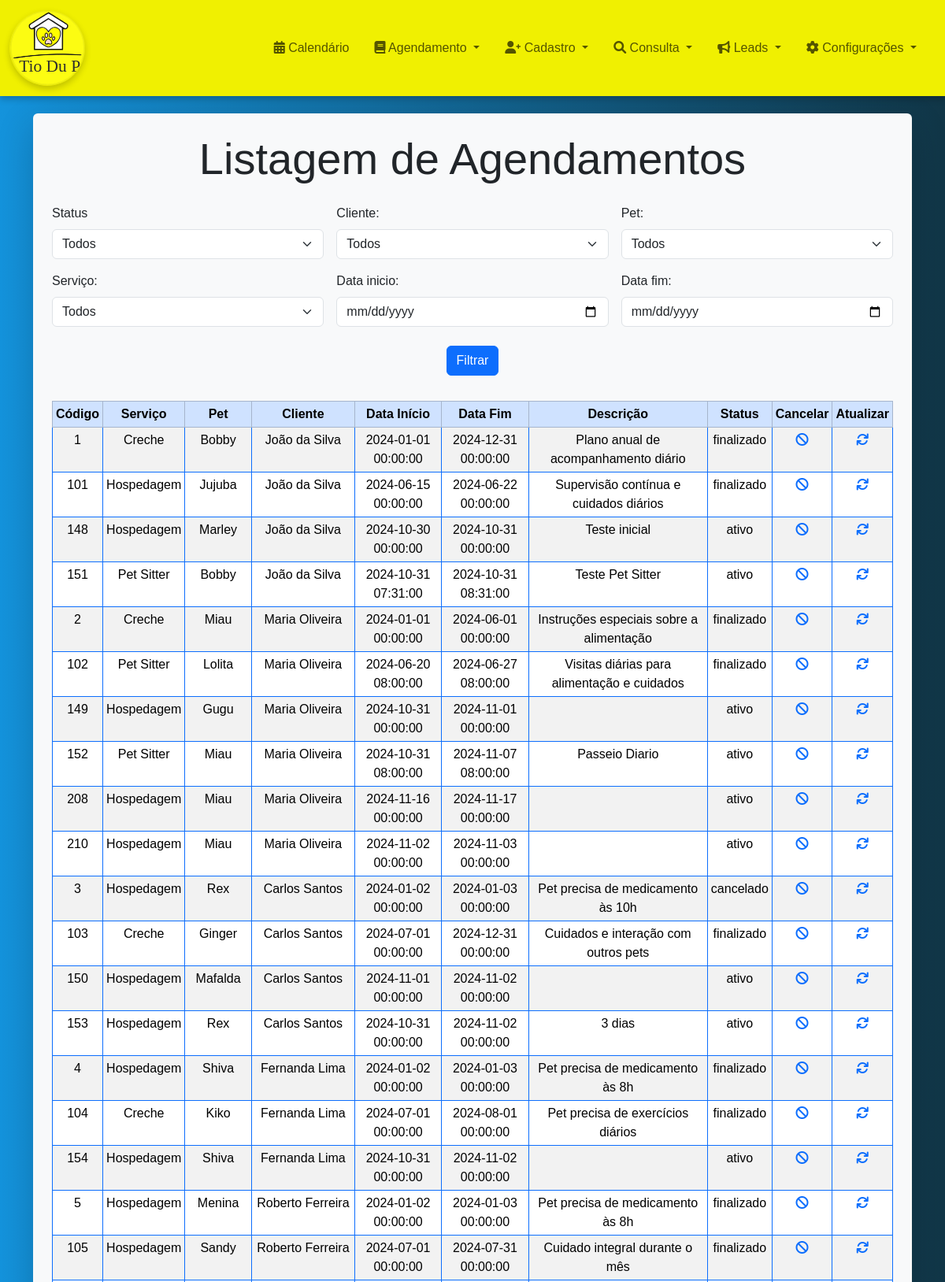
The page /office/calendar_agendamento_listar.php (signed in, upper part) on the database its author committed.
### tables this page shows
CREATE TABLE `agendamento` (
  `id_evento` int(11) NOT NULL,
  `pet_id` int(11) NOT NULL,
  `cliente_id` int(11) NOT NULL,
  `veterinario_id` int(11) DEFAULT NULL,
  `servico_id` int(11) NOT NULL,
  `titulo` varchar(255) NOT NULL,
  `descricao` text DEFAULT NULL,
  `localizacao` varchar(255) DEFAULT NULL,
  `data_inicio` datetime NOT NULL,
  `data_fim` datetime NOT NULL,
  `dia_completo` tinyint(1) DEFAULT 0,
  `status` varchar(50) DEFAULT 'Agendado',
  `data_criacao` timestamp NOT NULL DEFAULT current_timestamp(),
  `data_atualizacao` timestamp NOT NULL DEFAULT current_timestamp() ON UPDATE current_timestamp()
);

CREATE TABLE `servico` (
  `id` int(10) NOT NULL,
  `servico` varchar(50) NOT NULL,
  `tipo` varchar(50) NOT NULL,
  `preco` decimal(10,2) NOT NULL
);

CREATE TABLE `pet` (
  `id` int(11) NOT NULL,
  `cliente_id` int(11) NOT NULL,
  `veterinario_id` int(11) NOT NULL,
  `foto_pet` varchar(255) DEFAULT NULL,
  `nome` varchar(50) NOT NULL,
  `sexo` varchar(50) NOT NULL,
  `especie` varchar(30) NOT NULL,
  `raca` varchar(50) DEFAULT NULL,
  `cor` varchar(50) DEFAULT NULL,
  `idade` int(11) DEFAULT NULL,
  `porte` varchar(20) DEFAULT NULL,
  `rga` varchar(50) DEFAULT NULL
);

CREATE TABLE `cliente` (
  `id` int(11) NOT NULL,
  `nome` varchar(100) NOT NULL,
  `cpf` varchar(14) NOT NULL,
  `telefone` varchar(15) NOT NULL,
  `email` varchar(100) NOT NULL,
  `endereco` varchar(100) DEFAULT NULL,
  `numero` varchar(10) DEFAULT NULL,
  `complemento` varchar(20) DEFAULT NULL,
  `bairro` varchar(50) NOT NULL,
  `cep` varchar(10) NOT NULL,
  `cidade` varchar(50) NOT NULL,
  `estado` varchar(2) NOT NULL
);

### office/calendar_agendamento_listar.php (the view, shortened to what this page needs)
<?php
include 'office_header.php';
include 'conexaoAction.php';
$filtro_datainicio = isset($_GET['data_inicio']) ? $_GET['data_inicio'] : '';
$filtro_datafim = isset($_GET['data_fim']) ? $_GET['data_fim'] : '';
$sql = "SELECT agendamento.*, cliente.nome AS nome_cliente, pet.nome AS nome_pet, servico.tipo AS tipo_servico
        FROM agendamento
        JOIN cliente ON agendamento.cliente_id = cliente.id
        JOIN pet ON agendamento.pet_id = pet.id
        JOIN servico ON agendamento.servico_id = servico.id
        WHERE 1=1";
$resultado = $conexao->query($sql);
?>
<head>
</head>
<body>
<section>
    <div class="container mt-4">
        <div class="form-container shadow-lg p-4 rounded">
            <h1 class="text-center mb-4 display-4">Listagem de Agendamentos</h1>
            <form method="GET" action="" class="mb-2">
                <div class="row g-3">
                    <div class="col-md-4">
                            <label for="status" class="form-label">Status</label>
                            <select name="status" id="status" class="form-select">
                                <option value="">Todos</option>
                            </select>
                    </div>
                    <div class="col-md-4">
                            <label for="cliente_id" class="form-label">Cliente:</label>
                            <select name="cliente_id" class="form-select">
                                <option value="">Todos</option>
                            </select>
                    </div>
                    <div class="col-md-4">
                            <label for="pet_id" class="form-label">Pet:</label>
                            <select name="pet_id" class="form-select">
                                <option value="">Todos</option>
                            </select>
                    </div>
                    <div class="col-md-4">
                            <label for="servico_id" class="form-label">Serviço:</label>
                            <select name="servico_id" class="form-select">
                                <option value="">Todos</option>
                            </select>
                    </div>
                    <div class="col-md-4">
                            <label for="data_inicio" class="form-label">Data inicio:</label>
                            <input type="date" name="data_inicio" value="<?= $filtro_datainicio ?>" class="form-control">
                    </div>
                    <div class="col-md-4">
                            <label for="data_fim" class="form-label">Data fim:</label>
                            <input type="date" name="data_fim" value="<?= $filtro_datafim ?>" class="form-control">
                    </div>
                    <div class="text-center mt-4">
                        <input type="submit" value="Filtrar" class="btn btn-primary">
                    </div>
                </div>
            </form>
            <br>
            <table class="table table-sm table-striped table-hover table-bordered border-primary rounded">
                <thead class="table-primary text-center">
                    <tr>
                        <th>Código</th>
                        <th>Serviço</th>
                        <th>Pet</th>
                        <th>Cliente</th>
                        <th>Data Início</th>
                        <th>Data Fim</th>
                        <th>Descrição</th>
                        <th>Status</th>
                        <th>Cancelar</th>
                        <th>Atualizar</th>
                    </tr>
                </thead>
                <tbody class="text-center">
                    <?php if ($resultado->num_rows > 0) {
                        while ($linha = $resultado->fetch_assoc()) { ?>
                            <tr>
                                <td><?= $linha['id_evento'] ?></td>
                                <td><?= $linha['tipo_servico'] ?></td>
                                <td><?= $linha['nome_pet'] ?></td>
                                <td><?= $linha['nome_cliente'] ?></td>
                                <td><?= $linha['data_inicio'] ?></td>
                                <td><?= $linha['data_fim'] ?></td>
                                <td><?= $linha['descricao'] ?></td>
                                <td><?= $linha['status'] ?></td>
                                <td><a href="calendar_cancelar_agenda.php?id_evento=<?= $linha['id_evento'] ?>"><i class="fa fa-ban"></i></a></td>
                                <td><a href="calendar_atualizar_agenda.php?id_evento=<?= $linha['id_evento'] ?>"><i class="fa fa-refresh"></i></a></td>
                            </tr>
                        <?php }
                    } else { ?>
                        <tr>
                            <td colspan="8" class="text-center">Nenhum agendamento encontrado</td>
                        </tr>
                    <?php } ?>
                </tbody>
            </table>
        </div>
    </div>
</section>
</body>
<?php
include 'office_footer.php';
?>
</html>

### office/office_style.css (style rules this page uses)
.form-container { width: 100%; background-color: #f8f9fa; padding: 30px; border-radius: 10px; box-shadow: 0px 4px 12px rgba(0, 0, 0, 0.1); }

### office/office_header.php (style rules this page uses)
body { background: linear-gradient(to right, rgb(20, 147, 220), rgb(17, 54, 71)); font-family: sans-serif; font-size: 1rem; }

### rows shown on the page
agendamento: id_evento "1", servico.tipo "Creche", pet.nome "Bobby", cliente.nome "João da Silva", data_inicio "2024-01-01 00:00:00", data_fim "2024-12-31 00:00:00", descricao "Plano anual de acompanhamento diário", status "finalizado"
agendamento: id_evento "101", servico.tipo "Hospedagem", pet.nome "Jujuba", cliente.nome "João da Silva", data_inicio "2024-06-15 00:00:00", data_fim "2024-06-22 00:00:00", descricao "Supervisão contínua e cuidados diários", status "finalizado"
agendamento: id_evento "148", servico.tipo "Hospedagem", pet.nome "Marley", cliente.nome "João da Silva", data_inicio "2024-10-30 00:00:00", data_fim "2024-10-31 00:00:00", descricao "Teste inicial", status "ativo"
agendamento: id_evento "151", servico.tipo "Pet Sitter", pet.nome "Bobby", cliente.nome "João da Silva", data_inicio "2024-10-31 07:31:00", data_fim "2024-10-31 08:31:00", descricao "Teste Pet Sitter", status "ativo"
agendamento: id_evento "2", servico.tipo "Creche", pet.nome "Miau", cliente.nome "Maria Oliveira", data_inicio "2024-01-01 00:00:00", data_fim "2024-06-01 00:00:00", descricao "Instruções especiais sobre a alimentação", status "finalizado"
agendamento: id_evento "102", servico.tipo "Pet Sitter", pet.nome "Lolita", cliente.nome "Maria Oliveira", data_inicio "2024-06-20 08:00:00", data_fim "2024-06-27 08:00:00", descricao "Visitas diárias para alimentação e cuidados", status "finalizado"
agendamento: id_evento "149", servico.tipo "Hospedagem", pet.nome "Gugu", cliente.nome "Maria Oliveira", data_inicio "2024-10-31 00:00:00", data_fim "2024-11-01 00:00:00", status "ativo"
agendamento: id_evento "152", servico.tipo "Pet Sitter", pet.nome "Miau", cliente.nome "Maria Oliveira", data_inicio "2024-10-31 08:00:00", data_fim "2024-11-07 08:00:00", descricao "Passeio Diario", status "ativo"
agendamento: id_evento "208", servico.tipo "Hospedagem", pet.nome "Miau", cliente.nome "Maria Oliveira", data_inicio "2024-11-16 00:00:00", data_fim "2024-11-17 00:00:00", status "ativo"
agendamento: id_evento "210", servico.tipo "Hospedagem", pet.nome "Miau", cliente.nome "Maria Oliveira", data_inicio "2024-11-02 00:00:00", data_fim "2024-11-03 00:00:00", status "ativo"
agendamento: id_evento "3", servico.tipo "Hospedagem", pet.nome "Rex", cliente.nome "Carlos Santos", data_inicio "2024-01-02 00:00:00", data_fim "2024-01-03 00:00:00", descricao "Pet precisa de medicamento às 10h", status "cancelado"
agendamento: id_evento "103", servico.tipo "Creche", pet.nome "Ginger", cliente.nome "Carlos Santos", data_inicio "2024-07-01 00:00:00", data_fim "2024-12-31 00:00:00", descricao "Cuidados e interação com outros pets", status "finalizado"
agendamento: id_evento "150", servico.tipo "Hospedagem", pet.nome "Mafalda", cliente.nome "Carlos Santos", data_inicio "2024-11-01 00:00:00", data_fim "2024-11-02 00:00:00", status "ativo"
agendamento: id_evento "153", servico.tipo "Hospedagem", pet.nome "Rex", cliente.nome "Carlos Santos", data_inicio "2024-10-31 00:00:00", data_fim "2024-11-02 00:00:00", descricao "3 dias", status "ativo"
agendamento: id_evento "4", servico.tipo "Hospedagem", pet.nome "Shiva", cliente.nome "Fernanda Lima", data_inicio "2024-01-02 00:00:00", data_fim "2024-01-03 00:00:00", descricao "Pet precisa de medicamento às 8h", status "finalizado"
agendamento: id_evento "104", servico.tipo "Creche", pet.nome "Kiko", cliente.nome "Fernanda Lima", data_inicio "2024-07-01 00:00:00", data_fim "2024-08-01 00:00:00", descricao "Pet precisa de exercícios diários", status "finalizado"
agendamento: id_evento "154", servico.tipo "Hospedagem", pet.nome "Shiva", cliente.nome "Fernanda Lima", data_inicio "2024-10-31 00:00:00", data_fim "2024-11-02 00:00:00", status "ativo"
agendamento: id_evento "5", servico.tipo "Hospedagem", pet.nome "Menina", cliente.nome "Roberto Ferreira", data_inicio "2024-01-02 00:00:00", data_fim "2024-01-03 00:00:00", descricao "Pet precisa de medicamento às 8h", status "finalizado"
agendamento: id_evento "105", servico.tipo "Hospedagem", pet.nome "Sandy", cliente.nome "Roberto Ferreira", data_inicio "2024-07-01 00:00:00", data_fim "2024-07-31 00:00:00", descricao "Cuidado integral durante o mês", status "finalizado"
